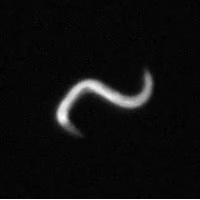
#> input picture examples/input_image.png, 200 x 200 px
$ python -i run.py   (imports and definitions only)
#> lines starting #> are read from the running program, lines starting #| are printed output that depends on the picture; after the words box and inside, x2 and y2 are one past the last pixel; in counts of white or black regions, pixels touching at a corner belong together
#!/usr/bin/env python3
import os
import cv2
import numpy as np
import argparse
import csv
import glob
from datetime import datetime
from skimage.morphology import skeletonize
from scipy.ndimage import convolve

# ---------- kernels ----------
# [40 lines left out: functions create_tip_kernel, rotate_kernel_without_clipping, not called in this run]


def preprocess_image(img_path, out_dir=None):
#> called with img_path = '../examples/input_image.png'
    img = cv2.imread(img_path, cv2.IMREAD_GRAYSCALE)
#> img is the input picture: shape (200, 200); min 0, max 255, mean 14.9
    if img is None:
        raise FileNotFoundError(f"Cannot open image: {img_path}")

    inv = img
    if out_dir:
        cv2.imwrite(os.path.join(out_dir, 'inverted.png'), inv)

    inv = cv2.medianBlur(inv, 3)

    # CLAHE boosts faint tips without over-amplifying noise
    clahe = cv2.createCLAHE(clipLimit=2.0, tileGridSize=(8, 8))
    inv_boost = clahe.apply(inv)
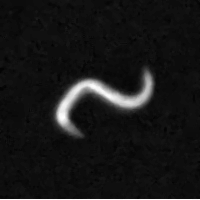
#> inv_boost: shape (200, 200); min 3, max 255, mean 23.4
    if out_dir:
        cv2.imwrite(os.path.join(out_dir, 'preprocessed.png'), inv_boost)

    _, th = cv2.threshold(inv, 0, 255, cv2.THRESH_BINARY + cv2.THRESH_OTSU)
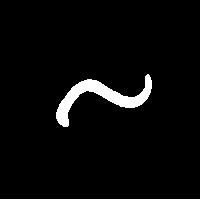
#> th: shape (200, 200); 4.1% white; 2 white regions, box (x1, y1, x2, y2) and area: (56, 74, 152, 127) 1432, (0, 199, 200, 200) 200
    k = cv2.getStructuringElement(cv2.MORPH_ELLIPSE, (7, 7))
    mask = cv2.morphologyEx(th, cv2.MORPH_CLOSE, k)
#> mask: shape (200, 200); 4.1% white; 2 white regions, box (x1, y1, x2, y2) and area: (56, 74, 152, 127) 1434, (0, 199, 200, 200) 200
    mask = cv2.morphologyEx(mask, cv2.MORPH_OPEN, k)
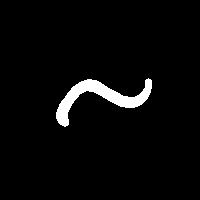
#> mask: shape (200, 200); 3.5% white; 1 white region, box (x1, y1, x2, y2) and area: (56, 78, 152, 127) 1407

    ks = cv2.getStructuringElement(cv2.MORPH_ELLIPSE, (9, 9))
    mask = cv2.dilate(mask, ks)
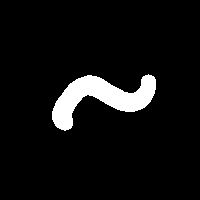
#> mask: shape (200, 200); 6.5% white; 1 white region, box (x1, y1, x2, y2) and area: (52, 74, 156, 131) 2592
    mask = cv2.erode(mask, ks)
#> mask: shape (200, 200); 3.5% white; 1 white region, box (x1, y1, x2, y2) and area: (56, 78, 152, 127) 1412

    mask_bool = mask.astype(bool)
    if out_dir:
        cv2.imwrite(os.path.join(out_dir, 'mask.png'), (mask_bool * 255).astype(np.uint8))
    return inv_boost, mask_bool


# [211 lines left out: functions skeleton_endpoints, tip_from_seed, detect_tips, visualize_results, process_folder, main, not called in this run]


# [12 lines not run here, left out]

>>> result = preprocess_image('../examples/input_image.png')
